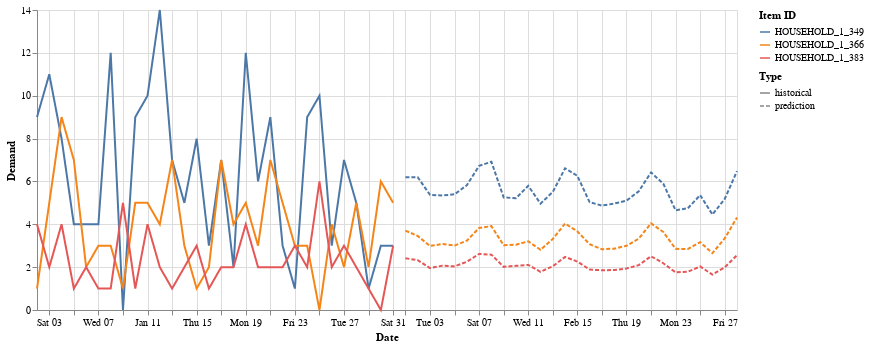

The code cell stored with this chart in its notebook:
### Code cell
alt.Chart(df_plot).mark_line().encode(
    x = alt.X('date:T', title = 'Date'),
    y = alt.Y('demand:Q', title = 'Demand'),
    color = alt.Color('item_id', title = 'Item ID'),
    strokeDash='Type:N'
).properties(
    width=700
)

### Figure 1 — Vega-Lite specification as saved in the notebook (floating-point values rounded to 4 significant figures; data arrays with more than 128 entries replaced by an {"elided": "..."} marker saying what was removed)
{"config": {"view": {"continuousWidth": 400, "continuousHeight": 300}}, "data": {"name": "data-1395c7d80af022b2e7f8d14b44e08f77"}, "mark": "line", "encoding": {"color": {"type": "nominal", "field": "item_id", "title": "Item ID"}, "strokeDash": {"type": "nominal", "field": "Type"}, "x": {"type": "temporal", "field": "date", "title": "Date"}, "y": {"type": "quantitative", "field": "demand", "title": "Demand"}}, "width": 700, "$schema": "https://vega.github.io/schema/vega-lite/v4.8.1.json", "datasets": {"data-1395c7d80af022b2e7f8d14b44e08f77": {"elided": "174 records"}}}
